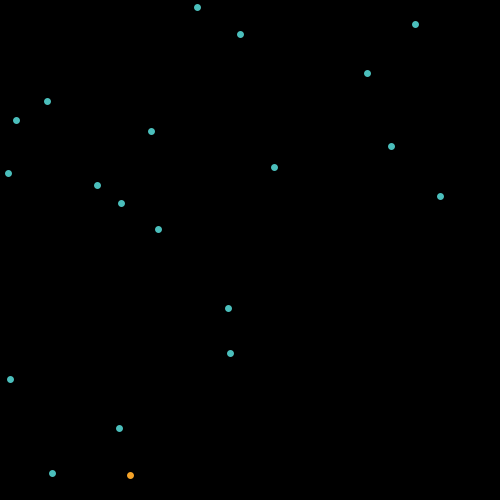
Frame 1 (no input)
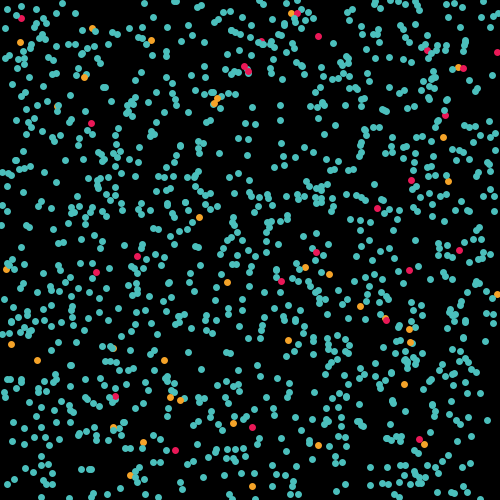
Frame 60 (the mouse pressed at the canvas centre just before this capture)
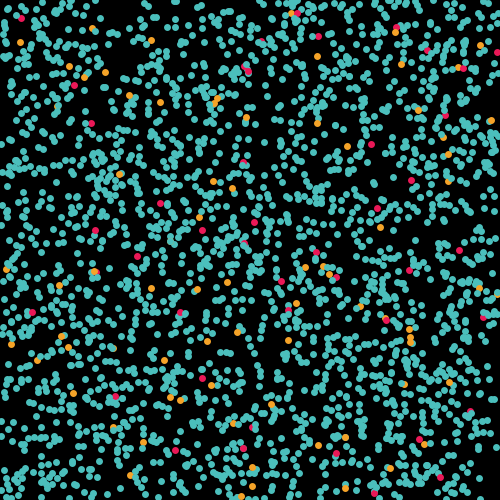
Frame 120 (the mouse held since frame 60 and released just before this capture)

The Processing sketch that drew these frames (run headless with seeded random() and noise(); from frame 60 on, the mouse is pressed at the canvas centre):

// Processing sketch: processing_94910
// ── processing_94910.pde

int i; //interation variable

void setup (){
  size(500,500); //size of the page
  background(0); //color of the page
  frameRate(5); //how fast the point comes
  strokeWeight(7); //how wide the point 
}

void draw (){
  if(random(0,2)<0.8){ //pick a color
    stroke(234,24,87); //color
  } else {  
    stroke(245,163,40); //color
  }
  for (i=0;i<20;i++){ //makes 20 points
    point(random(1,499),random(0,500)); //random  
    stroke(75,191,188); //color
  }
}
